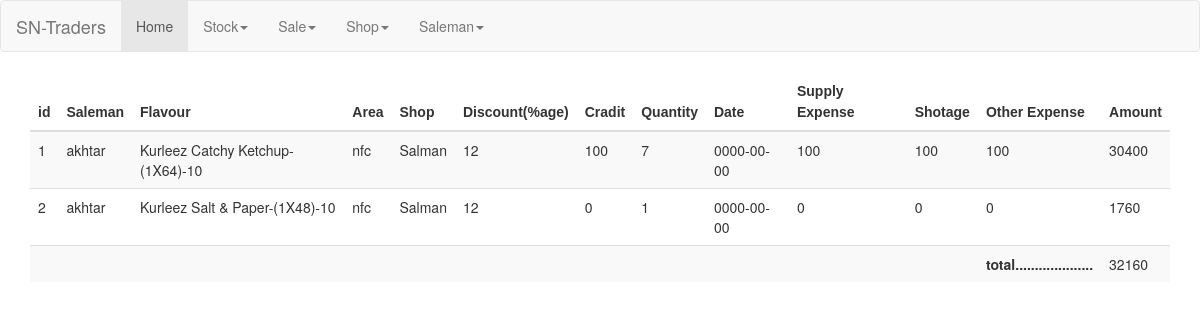
/showsaledate.php, run on the app's committed database.
### tables this page shows
CREATE TABLE `sale` (
  `srno` int(11) NOT NULL,
  `name` varchar(200) NOT NULL,
  `datee` date NOT NULL,
  `quantity` int(200) NOT NULL,
  `flavour` varchar(200) NOT NULL,
  `area` varchar(200) NOT NULL,
  `shop` varchar(200) NOT NULL,
  `amount` int(11) NOT NULL,
  `cradit` int(11) NOT NULL,
  `mt` int(11) NOT NULL,
  `expense` int(11) NOT NULL,
  `other_expense` int(11) NOT NULL,
  `shortage` int(11) NOT NULL
);

### showsaledate.php (the view, shortened to what this page needs)
<!DOCTYPE html>
<html>
<head>
  <link rel="stylesheet" href="https://maxcdn.bootstrapcdn.com/bootstrap/3.4.1/css/bootstrap.min.css">
</head>
<body>
  <nav class="navbar navbar-default">
  <div class="container-fluid">
    <div class="navbar-header">
      <a class="navbar-brand" href="#">SN-Traders</a>
    </div>
    <ul class="nav navbar-nav">
      <li class="active"><a href="navbar.php">Home</a></li>
      <li class="dropdown"><a class="dropdown-toggle" data-toggle="dropdown" href="">Stock<samp class="caret"></samp></a>
      </li>
      <li class="dropdown"><a class="dropdown-toggle" data-toggle="dropdown" href="">Sale<samp class="caret"></samp></a>
      </li>
      <li class="dropdown"><a class="dropdown-toggle" data-toggle="dropdown" href="">Shop<samp class="caret"></samp></a>
      </li>
      <li class="dropdown"><a class="dropdown-toggle" data-toggle="dropdown" href="">Saleman<samp class="caret"></samp></a>
      </li>
    </ul>
  </div>
</nav>
<?php
$from = $_POST['from'];
$to = $_POST['to'];
$saletype = $_POST['saletype'];
$username = "root";
$password = "";
$database = "sntraders";
$mysqli = new mysqli("localhost", $username, $password, $database);
if($saletype == 'gt'){
  $query = "SELECT * FROM sale where datee between '$from' AND '$to' AND cradit = '0' order by datee";
}
else {
  $query = "SELECT * FROM sale where datee between '$from' AND '$to' AND cradit > '0' order by datee";
}
echo '<div class="container">
        <table class="table table-striped">
          <thead>
            <tr>
            <th> <font face="Arial">id</font> </th>
              <th> <font face="Arial">Saleman</font> </th>
              <th> <font face="Arial">Flavour</font></th>
              <th> <font face="Arial">Area</font></th>
              <th> <font face="Arial">Shop</font> </th>
              <th> <font face="Arial">Discount(%age)</font> </th>
              <th> <font face="Arial">Cradit</font> </th>
              <th> <font face="Arial">Quantity</font> </th>
              <th> <font face="Arial">Date</font> </th>
              <th> <font face="Arial">Supply Expense</font> </th>
              <th> <font face="Arial">Shotage</font> </th>
              <th> <font face="Arial">Other Expense</font> </th>
              <th> <font face="Arial">Amount</font> </th>
          </tr>
        </thead>';
 $count=1;
 $total=0;
if ($result = $mysqli->query($query)) {
    while ($row = $result->fetch_assoc()) {
        $field1name = $row["name"];
        $field2name = $row["flavour"];
        $field3name = $row["area"];
        $field4name = $row["shop"];
        $field5name = $row["cradit"];
        $field6name = $row["mt"];
        $field7name = $row["quantity"];
        $field8name = $row["datee"];
        $field9name = $row["amount"];
        $expense = $row['expense'];
        $oe = $row['other_expense'];
        $shortage = $row['shortage'];
        $total = $total+$row['amount'];
        echo '<tr>
                  <td>'.$count++.'</td>
                  <td>'.$field1name.'</td>
                  <td>'.$field2name.'</td>
                  <td>'.$field3name.'</td>
                  <td>'.$field4name.'</td>
                  <td>'.$field5name.'</td>
                  <td>'.$field6name.'</td>
                  <td>'.$field7name.'</td>
                  <td>'.$field8name.'</td>
                  <td>'.$expense.'</td>
                  <td>'.$shortage.'</td>
                  <td>'.$oe.'</td>
                  <td>'.$field9name.'</td>
              </div>';
    }echo '</tr>
    <tr>
    <td></td><td></td><td></td><td></td><td></td><td></td><td></td><td></td><td></td><td></td><td></td>
    <td><b>total....................</b></td>
    <td>'.$total.'</td>
    </tr>
    </table>';
}
?>
</body>
</html>

### data on the page
sale: name "akhtar", flavour "Kurleez Catchy Ketchup-(1X64)-10", area "nfc", shop "Salman", cradit "12", mt "100", quantity "7", datee "0000-00-00", expense "100", shortage "100", other_expense "100", amount "30400"
sale: name "akhtar", flavour "Kurleez Salt & Paper-(1X48)-10", area "nfc", shop "Salman", cradit "12", mt "0", quantity "1", datee "0000-00-00", expense "0", shortage "0", other_expense "0", amount "1760"

### other printed values
$total "32160"
